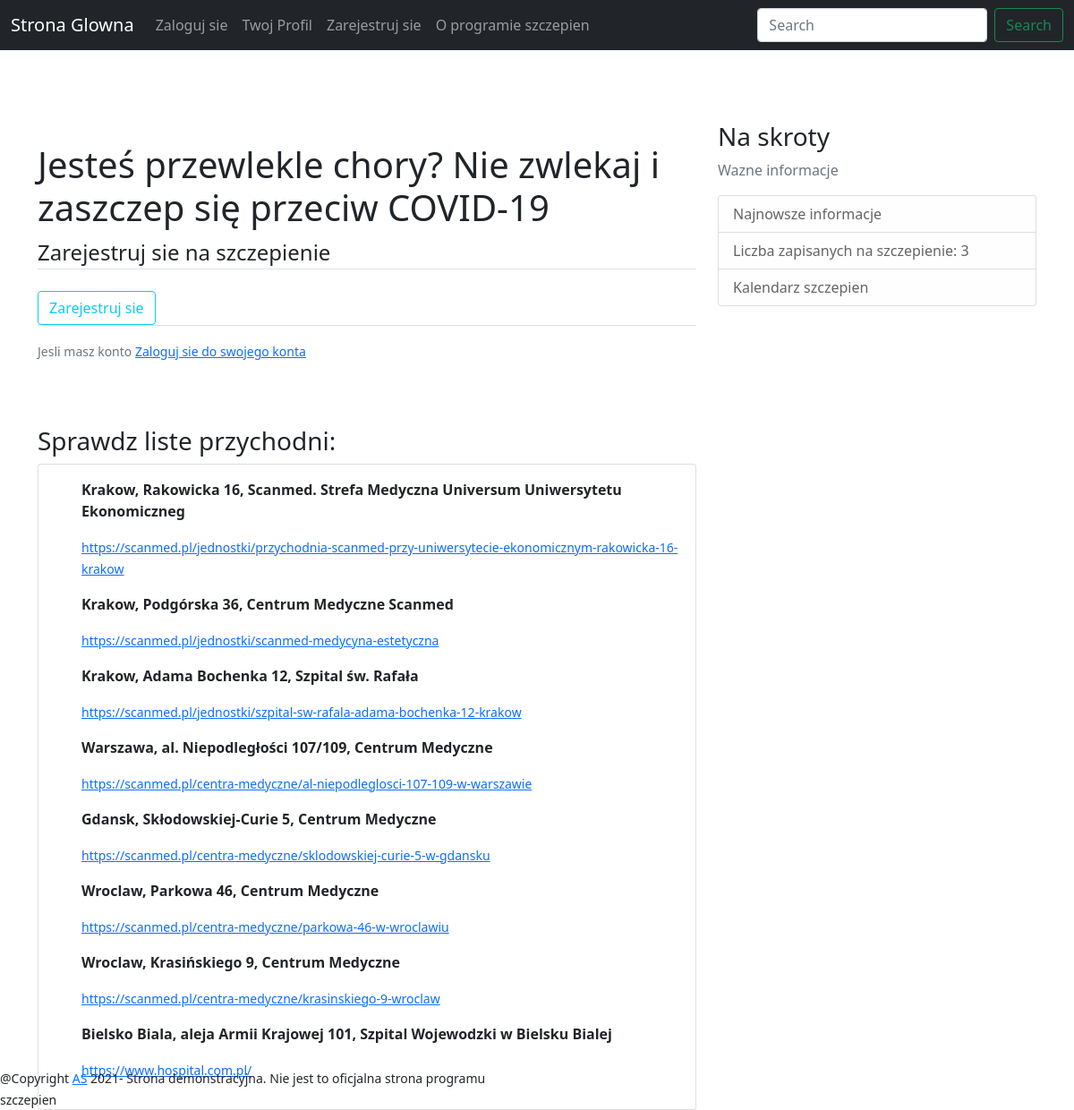
The page / on the database its author committed.
### place/models.py (models this page shows)
class Place(models.Model):
    place_name = models.CharField(max_length=60, null=True)
    adress = models.CharField(max_length=60, null=True)
    city = models.ForeignKey(City, on_delete=models.CASCADE)
    website = models.CharField(max_length=200, null=True)
    def __str__(self):
        return f'{self.city}, {self.adress}, {self.place_name}'

### city/models.py (models this page shows)
class City(models.Model):
    city_name = models.CharField(max_length=60, null=False)
    def __str__(self):
        return f'{self.city_name}'

### account/views.py (the view)
# urls.py: path('', home_view, name="home"),
def home_view(request):
    context = {
        'place': Place.objects.all().order_by("city"),
        "submission_num": Submission.objects.count()
    }
    return render(request, "account/home.html", context)

### account/templates/account/home.html (shortened to what this page needs)
{% extends "account/base.html" %}
{% block content %}
    <br/>
        <h1> Jesteś przewlekle chory? Nie zwlekaj i zaszczep się przeciw COVID-19 </h1>
        <div class="content-section">
            <form method="POST">
                <fieldset class="form-group">
                    <legend class="border-bottom mb-4">Zarejestruj sie na szczepienie</legend>
                </fieldset>
                <div class="form-group">
                    <a class="btn btn-outline-info" href="{% url 'register' %}">Zarejestruj sie</a>
                </div>
            </form>
            <div class="border-top pt-3">
                <small class="text-muted">
                    Jesli masz konto <a class="ml-2" href="{% url 'login' %}">Zaloguj sie do swojego konta</a>
                </small>
            </div>
        </div>
      <br/><br/><br/>
      <h3> Sprawdz liste przychodni: </h3>
      <div class="card card-body">
          {% for p in place %}
            <ul class="w3-ul">
                <b><p class="mr-2"> {{ p }}</p></b>
                {% if p.website %}
                <div>
                   <small> <a class="mr-2" href="{{ p.website }}"> {{ p.website }} </a> </small>
                </div>
                {% endif %}
            </ul>
          {% endfor %}
      </div>
{% endblock %}

### rows shown on the page
Place: city+adress+place_name "Krakow, Rakowicka 16, Scanmed. Strefa Medyczna Universum Uniwersytetu Ekonomiczneg", website "https://scanmed.pl/jednostki/przychodnia-scanmed-przy-uniwersytecie-ekonomicznym-rakowicka-16-krakow"
Place: city+adress+place_name "Krakow, Podgórska 36, Centrum Medyczne Scanmed", website "https://scanmed.pl/jednostki/scanmed-medycyna-estetyczna"
Place: city+adress+place_name "Krakow, Adama Bochenka 12, Szpital św. Rafała", website "https://scanmed.pl/jednostki/szpital-sw-rafala-adama-bochenka-12-krakow"
Place: city+adress+place_name "Warszawa, al. Niepodległości 107/109, Centrum Medyczne", website "https://scanmed.pl/centra-medyczne/al-niepodleglosci-107-109-w-warszawie"
Place: city+adress+place_name "Gdansk, Skłodowskiej-Curie 5, Centrum Medyczne", website "https://scanmed.pl/centra-medyczne/sklodowskiej-curie-5-w-gdansku"
Place: city+adress+place_name "Wroclaw, Parkowa 46, Centrum Medyczne", website "https://scanmed.pl/centra-medyczne/parkowa-46-w-wroclawiu"
Place: city+adress+place_name "Wroclaw, Krasińskiego 9, Centrum Medyczne", website "https://scanmed.pl/centra-medyczne/krasinskiego-9-wroclaw"
Place: city+adress+place_name "Bielsko Biala, aleja Armii Krajowej 101, Szpital Wojewodzki w Bielsku Bialej", website "https://www.hospital.com.pl/"

### other values the page prints
{{ submission_num }} "3"
